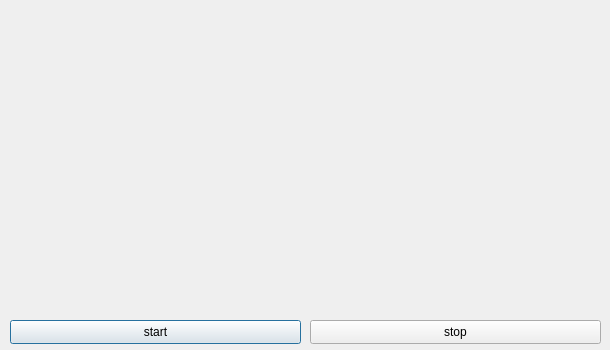
<?xml version="1.0" encoding="UTF-8"?>
<ui version="4.0">
 <class>SoundViewer</class>
 <widget class="QDialog" name="SoundViewer">
  <property name="geometry">
   <rect>
    <x>0</x>
    <y>0</y>
    <width>610</width>
    <height>350</height>
   </rect>
  </property>
  <property name="windowTitle">
   <string>SoundViewer</string>
  </property>
  <widget class="QLabel" name="label">
   <property name="geometry">
    <rect>
     <x>5</x>
     <y>5</y>
     <width>600</width>
     <height>300</height>
    </rect>
   </property>
   <property name="textFormat">
    <enum>Qt::PlainText</enum>
   </property>
  </widget>
  <widget class="QPushButton" name="startButton">
   <property name="geometry">
    <rect>
     <x>10</x>
     <y>320</y>
     <width>291</width>
     <height>24</height>
    </rect>
   </property>
   <property name="text">
    <string>start</string>
   </property>
  </widget>
  <widget class="QPushButton" name="stopButton">
   <property name="geometry">
    <rect>
     <x>310</x>
     <y>320</y>
     <width>291</width>
     <height>24</height>
    </rect>
   </property>
   <property name="text">
    <string>stop</string>
   </property>
  </widget>
 </widget>
 <layoutdefault spacing="6" margin="11"/>
 <resources/>
 <connections/>
</ui>
